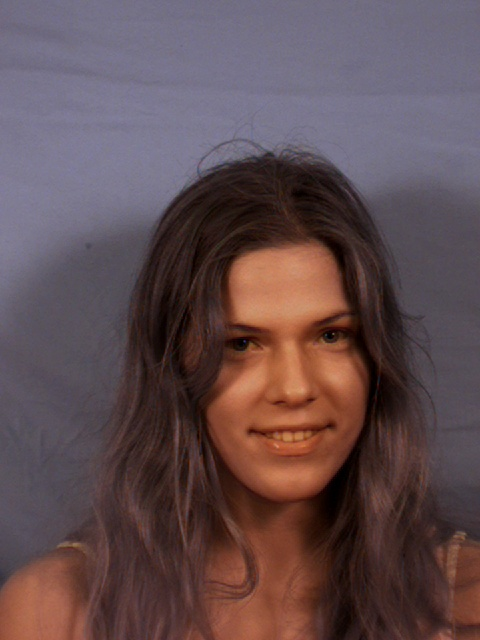
#> input picture notebooks/computer-vision/figs/front-image.jpg, 480 x 640 px
$ jupyter execute --allow-errors face-manipulation.ipynb   (shell and % lines are left out)
#> lines starting #> are read from the running program, lines starting #| are printed output that depends on the picture
#> further down, img is the input picture: shape (640, 480, 3); mean B, G, R 79.9, 76.6, 97.1
[cell 1]
import os
import cv2
import numpy as np
import math
import sys

import matplotlib.pyplot as plt

[cell 2]
def rgb2gray(rgb):

    r, g, b = rgb[:,:,0], rgb[:,:,1], rgb[:,:,2]
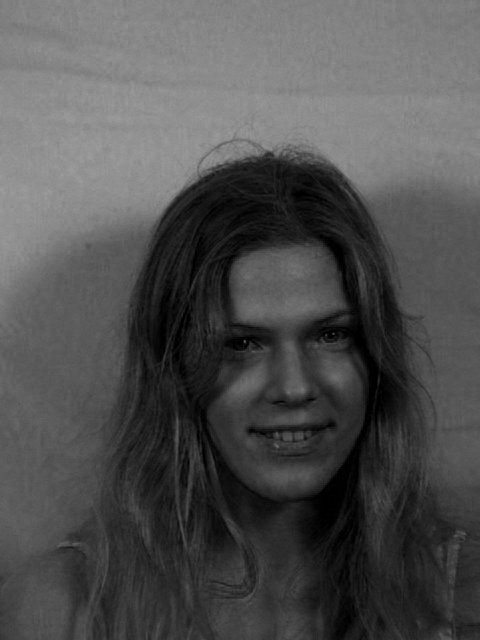
#> r: shape (640, 480); min 0, max 157, mean 79.9
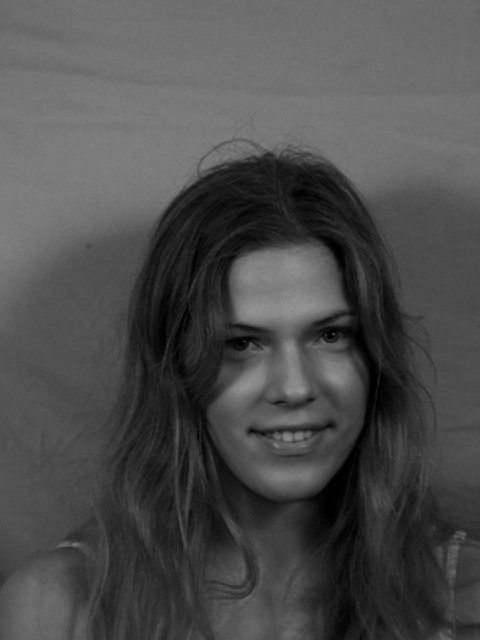
#> g: shape (640, 480); min 0, max 153, mean 76.6
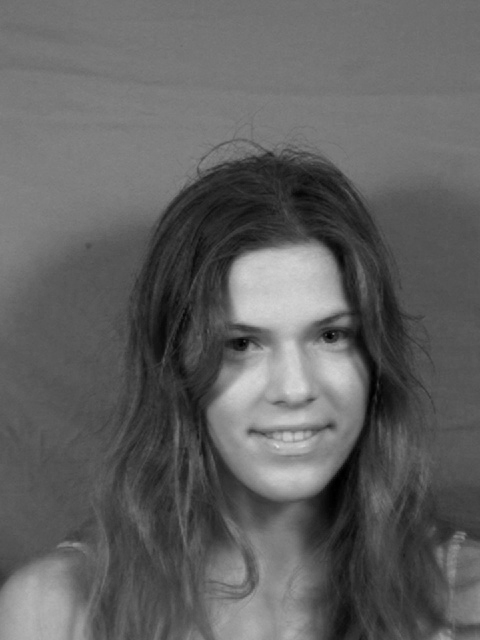
#> b: shape (640, 480); min 0, max 225, mean 97.1
    gray = 0.2989 * r + 0.5870 * g + 0.1140 * b

    return gray

[cell 3]
img = cv2.imread('figs/front-image.jpg')

img_gray = rgb2gray(img)

plt.figure(figsize=(6,8))
plt.imshow(img_gray, cmap = plt.get_cmap('gray')) #cv2.cvtColor(img, cv2.COLOR_BGR2GRAY)
plt.show()

[cell 4]
import pandas

# opencv coordinates: origin 0,0 is at top left corner
#> (the rest of this cell did not finish here and is left out)

[cell 5]
img_gray = rgb2gray(img)

#> (the rest of this cell did not finish here and is left out)

## Delauny Triangulation

[cell 6]
import scipy.spatial

points = np.array([[0, 0],
                   [img.shape[1]-1,0],
                   [0, img.shape[0]-1],
                   [img.shape[1]-1, img.shape[0]-1]])
#> points = [[0, 0], [479, 0], [0, 639], [479, 639]]
#> (reads notebooks/computer-vision/models/meanshape.pkl from the repository)


#> (the rest of this cell did not finish here and is left out)

#> (a cell that did not finish here is left out)

[cell 8]
def construct_newface(origface, Phi_matrix, b):
    print(origface.shape)
    face = origface.flatten('F') + np.dot(Phi_matrix, b )

    return (face[:76], face[76:])


b = np.zeros(shape=2)
#> (the rest of this cell did not finish here and is left out)

[cell 9]
# Find bounding box.
origface = points[4:,:]
#> origface = empty array
#> (the rest of this cell did not finish here and is left out)

[cell 10]
points
#> Out = [[0, 0], [479, 0], [0, 639], [479, 639]]
